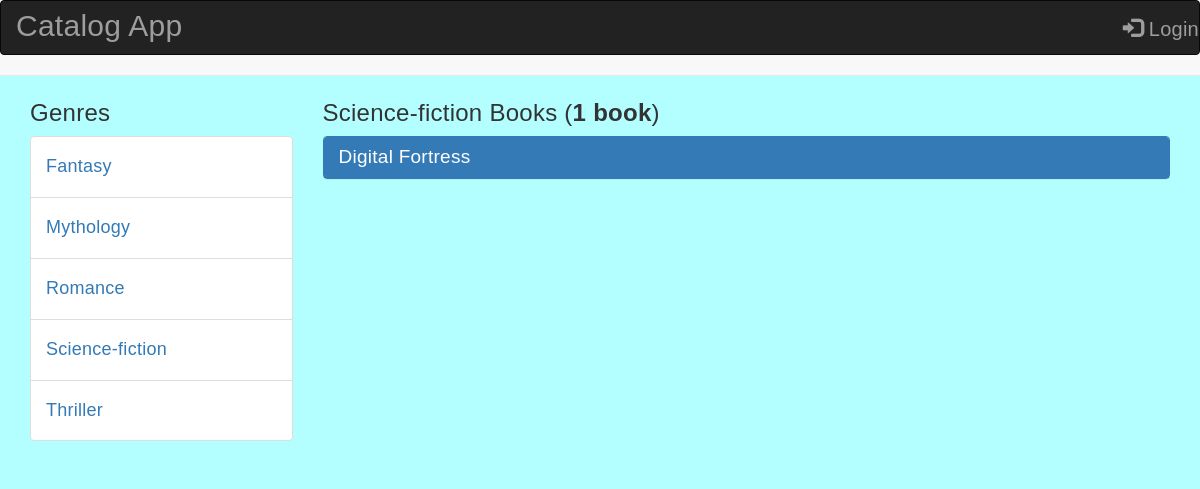
/catalog/Science-fiction/books/, run on the app's committed database.
### database_setup.py (models this page shows, shortened)
class Genre(Base):
    __tablename__ = 'genre'
    id = Column(Integer, primary_key=True)
    name = Column(String(255), nullable=False)
    user_id = Column(Integer, ForeignKey('user.id'))
    user = relationship(User, backref="genre")

class Books(Base):
    __tablename__ = 'books'
    id = Column(Integer, primary_key=True)
    name = Column(String(250), nullable=False)
    date = Column(DateTime, nullable=False)
    description = Column(String(250))
    picture = Column(String(250))
    genre_id = Column(Integer, ForeignKey('genre.id'))
    genre = relationship(
               Genre, backref=backref('books', cascade='all, delete'))
    user_id = Column(Integer, ForeignKey('user.id'))
    user = relationship(User, backref="books")

### project.py (the view, shortened to what this page needs)
@app.route('/catalog/<path:genre_name>/books/')
def showGenre(genre_name):
    genres = session.query(Genre).order_by(asc(Genre.name))
    genre = session.query(Genre).filter_by(name=genre_name).one()
    books = session.query(Books).filter_by(
            genre=genre).order_by(asc(Books.name)).all()
    print(books)
    count = session.query(Books).filter_by(genre=genre).count()
    creator = getUserInfo(genre.user_id)
    if 'username' not in login_session or \
       creator.id != login_session['user_id']:
        return render_template('public_books.html',
                               genre=genre.name,
                               genres=genres,
                               books=books,
                               count=count)

### project.py (called while the page is built)
def getUserInfo(user_id):
    user = session.query(User).filter_by(id=user_id).one()
    return user

### templates/public_books.html (shortened to what this page needs)
{% extends "base.html" %}
{% block content %}
{% include "nav.html" %}
<section id="showBook" class="section">
    <div class="container">
        <div class="row">
            {% include "genres.html" %}
            <div class="col-md-9">
                {% if(count>1) %}
                <p class="h3">{{genre}} Books (<strong>{{count}} books</strong>)</p>
                {% elif(count==0) %}
                <p class="h3">No books found in <strong>{{genre}}</strong></p>
                {% else %}
                <p class="h3">{{genre}} Books (<strong>{{count}} book</strong>)</p>
                {% endif %}
            {% for i in books %}
              <div class="panel-group">
                <div class="panel panel-primary">
                  <div class="panel-heading">
                    <h3 class="panel-title">
                      <a data-toggle="collapse" href="#{{ loop.index }}">{{ i.name }}</a>
                    </h3>
                  </div>
                </div>
              </div>
            {% endfor %}
        </div>
    </div>
</section>
{% endblock %}

### templates/genres.html (shortened to what this page needs)
<section id="showGenres">
            <div class="col-md-3">
              <p class="h3">Genres</p>
              <ul class="list-group">
		        {% for c in genres %}
                    <li class="list-group-item">
                    	<p class="h4">
                    		<a href="{{url_for('showGenre', genre_name = c.name,)}}" >
                    		{{ c.name }}</a>
                    	</p>
                    </li>
                {% endfor %}
              </ul>
            </div>
</section>

### static/css/styles.css (style rules this page uses)
body, html { height: 100%; margin: 0; padding: 0; }
body { background-color: #b3ffff; font-family:"Lucida Sans Unicode", "Lucida Grande", sans-serif;; font-size: 13px; -webkit-font-smoothing: antialiased; letter-spacing: .02em; overflow-x: hidden; }
p { margin: 0; }
ul { margin: 0; padding: 0; }
ul, ol, dl { list-style-position: outside; }
h1, h2, h3, h4, h5, h6 { margin: 0; padding: 0; color: white; }
.section { padding-top: 80px; padding-bottom: 70px; position: relative; width: 100%; }
.panel-title { font-size: 19px; }

### data on the page
Genre: name "Fantasy"
Genre: name "Mythology"
Genre: name "Romance"
Genre: name "Science-fiction"
Genre: name "Thriller"
Books: name "Digital Fortress"

### other printed values
{{ count }} "1"
